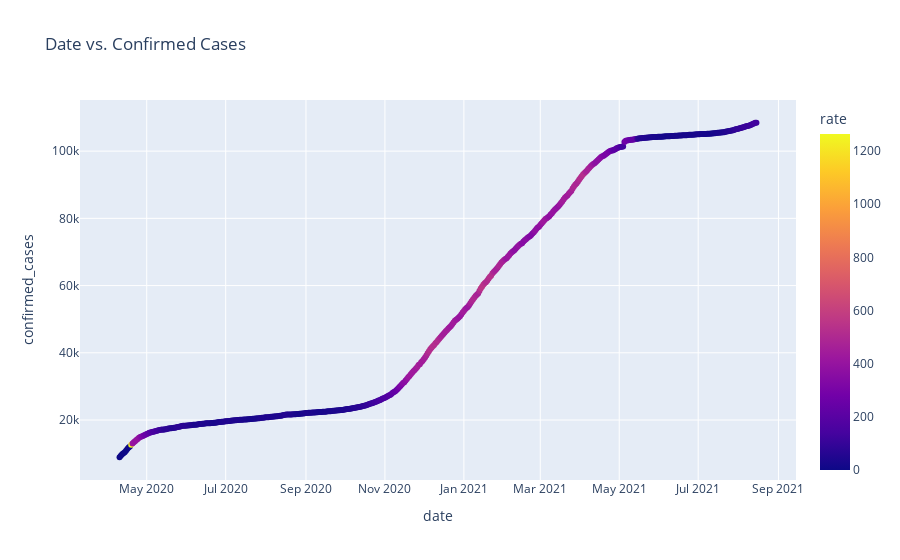

The notebook cell this image was saved under:
### Code cell
import plotly.express as px

fig = px.scatter(df, x = 'date', y= 'confirmed_cases', color = 'rate', title = 'Date vs. Confirmed Cases', custom_data = ['rate'])
fig.update_traces(hovertemplate = "<br>".join([
    "date: %{x}",
    "confirmed cases: %{y}", 
    "average increase/decrease: %{customdata[0]}"
    ])
)
fig.show()

### Figure 1 — Plotly figure (JSON) as saved in the notebook; plotly's stock layout.template omitted (floating-point values rounded to 4 significant figures; data arrays with more than 128 entries replaced by an {"elided": "..."} marker saying what was removed)
{"data": [{"customdata": {"elided": "493x1 float values"}, "hovertemplate": "date: %{x}<br>confirmed cases: %{y}<br>average increase/decrease: %{customdata[0]}", "legendgroup": "", "marker": {"color": {"elided": "493 float values"}, "coloraxis": "coloraxis", "symbol": "circle"}, "mode": "markers", "name": "", "orientation": "v", "showlegend": false, "type": "scatter", "x": {"elided": "493 str values"}, "xaxis": "x", "y": {"elided": "493 int values"}, "yaxis": "y"}], "layout": {"coloraxis": {"colorbar": {"title": {"text": "rate"}}, "colorscale": [[0, "#0d0887"], [0.1111, "#46039f"], [0.2222, "#7201a8"], [0.3333, "#9c179e"], [0.4444, "#bd3786"], [0.5556, "#d8576b"], [0.6667, "#ed7953"], [0.7778, "#fb9f3a"], [0.8889, "#fdca26"], [1, "#f0f921"]]}, "legend": {"tracegroupgap": 0}, "title": {"text": "Date vs. Confirmed Cases"}, "xaxis": {"anchor": "y", "domain": [0, 1], "title": {"text": "date"}}, "yaxis": {"anchor": "x", "domain": [0, 1], "title": {"text": "confirmed_cases"}}}}
